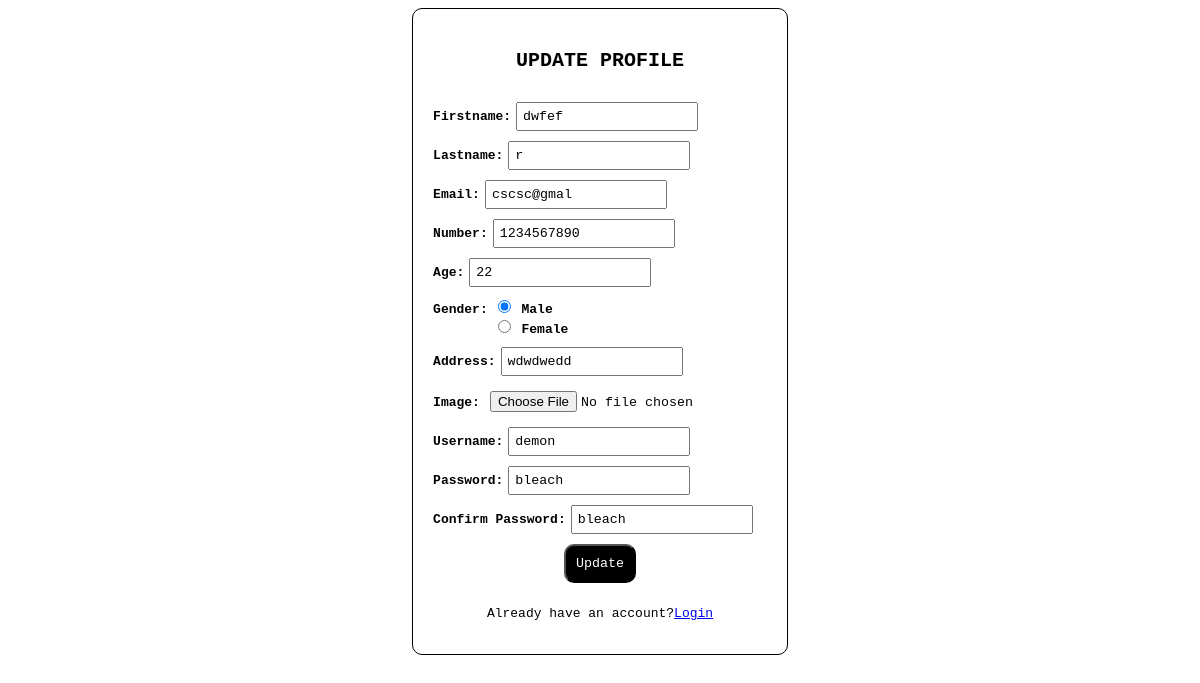
/guestupdate/2, run on the app's committed database.
### hotelapp1/models.py (models this page shows, shortened)
class guesttable(models.Model):
    genderchoice=[('male','Male'),('female','Female')]
    firstname=models.CharField(max_length=50,null=True)
    lastname=models.CharField(max_length=50,null=True)
    email=models.CharField(max_length=50,null=True)
    number=models.CharField(max_length=50,null=True)
    age=models.CharField(max_length=50,null=True)
    gender=models.CharField(max_length=50,choices=genderchoice)
    address=models.CharField(max_length=50,null=True)
    image = models.ImageField(null=True,blank=True,upload_to="images/")
    username=models.CharField(max_length=50,null=True)
    password=models.CharField(max_length=50,null=True)
    confirm_password=models.CharField(max_length=50,null=True)

### hotelapp1/views.py (the view)
# urls.py: path('guestupdate/<str:pk>',views.guestupdate,name="guestupdate"),
def guestupdate(request,pk):
    gu=guesttable.objects.get(id=pk)
    form = GuestForm(instance = gu)
    if request.method=="POST":
        form = GuestForm(request.POST,instance=gu)
        if form.is_valid:
            form.save()
            return redirect("guestprofile")
    return render(request,"guestupdate.html",{'form':form})

### hotelapp1/forms.py
class GuestForm(forms.ModelForm):
    gender = forms.ChoiceField(choices=guesttable.genderchoice, widget=forms.RadioSelect)
    class Meta:
        model = guesttable
        fields= ('firstname','lastname','email','number','age','gender','address','image','username','password','confirm_password')
        widgets ={
            'firstname':forms.TextInput(attrs={'class':'form-control'}),
            'lastname':forms.TextInput(attrs={'class':'form-control'}),
            'email':forms.TextInput(attrs={'class':'form-control'}),
            'number':forms.TextInput(attrs={'class':'form-control'}),
            'age':forms.TextInput(attrs={'class':'form-control'}),
            'address':forms.TextInput(attrs={'class':'form-control'}),
            'image':forms.FileInput(attrs={'class':'form-control'}),
            'username':forms.TextInput(attrs={'class':'form-control'}),
            'password':forms.TextInput(attrs={'class':'form-control'}),
            'confirm_password':forms.TextInput(attrs={'class':'form-control'}),
        }

### templates/guestupdate.html (shortened to what this page needs)
<!DOCTYPE html>
<html lang="en">
<head>
</head>
<body>
    <div>
        <form action="" method="POST" enctype="multipart/form-data">
            <div class="h1">
                <p>UPDATE PROFILE</p>
            </div>
            <div class="f1">
                <div>
                    <label>Firstname:</label>
                </div>
                <div>
                    {{form.firstname}}
                </div>
            </div>
            <div class="f1">
                <div>
                    <label>Lastname:</label>
                </div>
                <div>
                    {{form.lastname}}
                </div>
            </div>
            <div class="f1">
                <div>
                    <label>Email:</label>
                </div>
                <div>
                    {{form.email}}
                </div>
            </div>
            <div class="f1">
                <div>
                    <label>Number:</label>
                </div>
                <div>
                    {{form.number}}
                </div>
            </div>
            <div class="f1">
                <div>
                    <label>Age:</label>
                </div>
                <div>
                    {{form.age}}
                </div>
            </div>
            <div class="f1">
                <div>
                    <label>Gender:</label>
                </div>
                <div>
                    {{form.gender}}
                </div>
            </div>
            <div class="f1">
                <div>
                    <label>Address:</label>
                </div>
                <div>
                    {{form.address}}
                </div>
            </div>
            <div class="f1">
                <div>
                    <label>Image:</label>
                </div>
                <div>
                    {{form.image}}
                </div>
            </div>
            <div class="f1">
                <div>
                    <label>Username:</label>
                </div>
                <div>
                    {{form.username}}
                </div>
            </div>
            <div class="f1">
                <div>
                    <label>Password:</label>
                </div>
                <div>
                    {{form.password}}
                </div>
            </div>
            <div class="f1">
                <div>
                    <label>Confirm Password:</label>
                </div>
                <div>
                    {{form.confirm_password}}
                </div>
            </div>
            <div class="b1">
                <button type="submit">Update</button>
            </div>
            <div class="l1">
                <p>Already have an account?<a href="/guestlogin">Login</a></p>
            </div>
        </form>
    </div>
</body>
</html>

### templates/guestupdate.html (style rules this page uses)
* { font-family: monospace; }
.f1 { display: flex; gap: 5px; align-items: baseline; }
.f1 input { padding: 5px; }
form { display: flex; flex-direction: column; gap: 10px; border: 1px solid black; border-radius: 10px; padding: 20px; width: fit-content; margin: auto; }
.b1 { display: flex; justify-content: center; }
.b1 button { padding: 10px; border-radius: 10px; background-color: black; color: white; }
label { font-weight: bold; }
.h1 p { text-align: center; font-weight: bolder; font-size: 20px; }
.l1 p { text-align: center; }

### data on the page
guesttable: firstname "dwfef", lastname "r", email "cscsc@gmal", number "1234567890", age "22", gender "☑ Male ☐ Female", address "wdwdwedd", username "demon", password "bleach", confirm_password "bleach"
